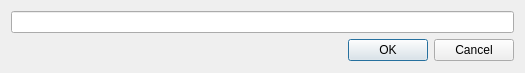
<?xml version="1.0" encoding="UTF-8"?>
<ui version="4.0">
 <class>FilerelocalizerDlg</class>
 <widget class="QDialog" name="FilerelocalizerDlg">
  <property name="geometry"><rect><x>0</x><y>0</y><width>525</width><height>73</height></rect></property>
  <property name="windowTitle"><string>Change file full path name</string></property>
  <layout class="QVBoxLayout" name="layout1">
   <item>
    <widget class="QLineEdit" name="editFilefullpathname">
     <property name="nppId" stdset="0"><number>3201</number></property>
    </widget>
   </item>
   <item>
    <layout class="QHBoxLayout" name="layout2">
     <item>
      <spacer name="spacer3">
       <property name="orientation"><enum>Qt::Horizontal</enum></property>
       <property name="sizeType"><enum>QSizePolicy::Expanding</enum></property>
       <property name="sizeHint" stdset="0"><size><width>0</width><height>0</height></size></property>
      </spacer>
     </item>
     <item>
      <widget class="QPushButton" name="ok">
       <property name="nppId" stdset="0"><number>1</number></property>
       <property name="text"><string>OK</string></property>
       <property name="autoDefault"><bool>false</bool></property>
       <property name="default"><bool>true</bool></property>
      </widget>
     </item>
     <item>
      <widget class="QPushButton" name="cancel">
       <property name="nppId" stdset="0"><number>2</number></property>
       <property name="text"><string>Cancel</string></property>
       <property name="autoDefault"><bool>false</bool></property>
      </widget>
     </item>
    </layout>
   </item>
  </layout>
 </widget>
 <resources/>
 <connections/>
</ui>
